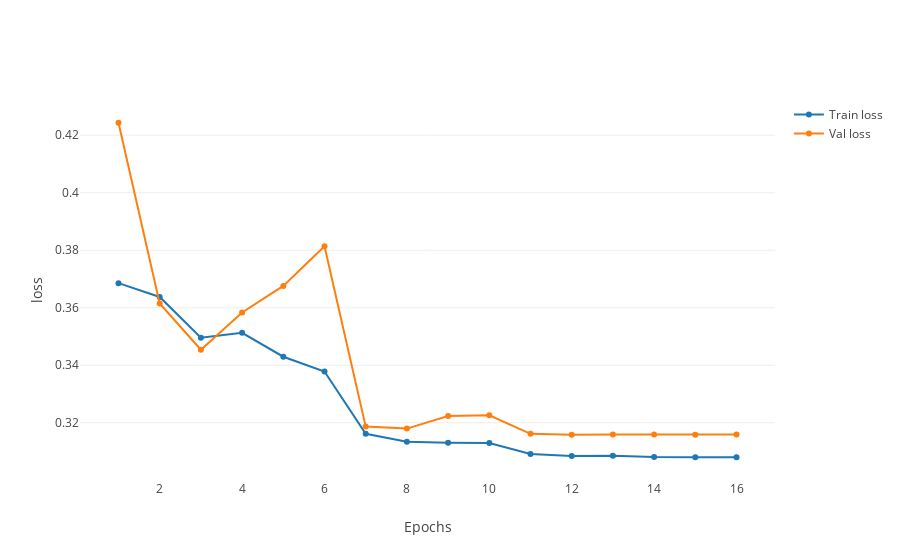

The cell this chart's notebook holds for it:
### Markdown cell above
Now, it is better. My MAE on testing data is 1198.56 so we are reaching the LightGBM result. As you can see the learning of deep neural networks is not so easy, but once you apply a correct method you can outperform LightGBM or XGBoost results. 

Additionally, we can plot learning history to see the convergence, analyse the bias-variance tradeoff and overfitting.

### Code cell
plot_nn_history(fit_history.history, metric_name='loss', epoch_start=2)

### Figure 1 — Plotly figure (JSON) as saved in the notebook; plotly's stock layout.template omitted (floating-point values rounded to 4 significant figures)
{"data": [{"name": "Train loss", "type": "scatter", "uid": "1d13cd74-77b1-416f-9704-6e5b2ea337c2", "x": [1, 2, 3, 4, 5, 6, 7, 8, 9, 10, 11, 12, 13, 14, 15, 16], "y": [0.3686, 0.3637, 0.3496, 0.3513, 0.343, 0.3378, 0.3161, 0.3134, 0.313, 0.313, 0.3091, 0.3084, 0.3085, 0.3081, 0.308, 0.308]}, {"name": "Val loss", "type": "scatter", "uid": "b2923b9d-a180-41c6-848e-c54515efdc8a", "x": [1, 2, 3, 4, 5, 6, 7, 8, 9, 10, 11, 12, 13, 14, 15, 16], "y": [0.4243, 0.3615, 0.3454, 0.3583, 0.3676, 0.3814, 0.3187, 0.318, 0.3223, 0.3226, 0.3161, 0.3158, 0.3159, 0.316, 0.3158, 0.3159]}], "layout": {"paper_bgcolor": "white", "plot_bgcolor": "white", "xaxis": {"showgrid": false, "title": "Epochs"}, "yaxis": {"title": "loss"}}}
